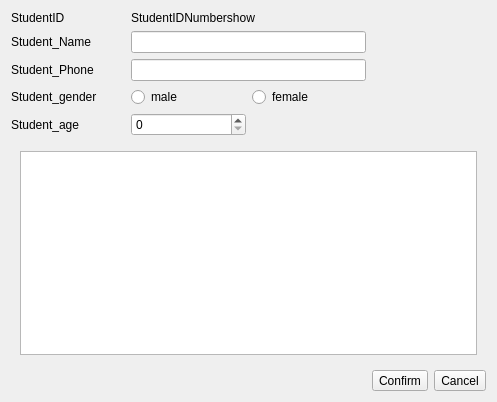
<?xml version="1.0" encoding="UTF-8"?>
<ui version="4.0">
 <class>Dialog</class>
 <widget class="QDialog" name="Dialog">
  <property name="geometry">
   <rect>
    <x>0</x>
    <y>0</y>
    <width>497</width>
    <height>402</height>
   </rect>
  </property>
  <property name="windowTitle">
   <string>Dialog</string>
  </property>
  <layout class="QGridLayout" name="gridLayout_3">
   <item row="0" column="0">
    <layout class="QGridLayout" name="gridLayout">
     <item row="0" column="0">
      <widget class="QLabel" name="labelStuID">
       <property name="text">
        <string>StudentID</string>
       </property>
      </widget>
     </item>
     <item row="0" column="1" colspan="2">
      <widget class="QLabel" name="labelStudentIDNumber">
       <property name="text">
        <string>StudentIDNumbershow</string>
       </property>
      </widget>
     </item>
     <item row="1" column="0">
      <widget class="QLabel" name="label_stu_name">
       <property name="text">
        <string>Student_Name</string>
       </property>
      </widget>
     </item>
     <item row="1" column="1" colspan="2">
      <widget class="QLineEdit" name="lineEdit_stu_name"/>
     </item>
     <item row="2" column="0">
      <widget class="QLabel" name="label_stu_phone">
       <property name="text">
        <string>Student_Phone</string>
       </property>
      </widget>
     </item>
     <item row="2" column="1" colspan="2">
      <widget class="QLineEdit" name="lineEdit_student_phone">
       <property name="inputMethodHints">
        <set>Qt::ImhFormattedNumbersOnly</set>
       </property>
      </widget>
     </item>
     <item row="3" column="0">
      <widget class="QLabel" name="label_stu_gender">
       <property name="text">
        <string>Student_gender</string>
       </property>
      </widget>
     </item>
     <item row="3" column="1">
      <widget class="QRadioButton" name="radioButton_stu_male">
       <property name="text">
        <string>male</string>
       </property>
      </widget>
     </item>
     <item row="3" column="2">
      <widget class="QRadioButton" name="radioButton_stu_female">
       <property name="text">
        <string>female</string>
       </property>
      </widget>
     </item>
     <item row="4" column="0">
      <widget class="QLabel" name="label_stu_age">
       <property name="text">
        <string>Student_age</string>
       </property>
      </widget>
     </item>
     <item row="4" column="1">
      <widget class="QSpinBox" name="spinBox_stu_age"/>
     </item>
    </layout>
   </item>
   <item row="1" column="0" colspan="3">
    <widget class="QWidget" name="widget" native="true">
     <layout class="QGridLayout" name="gridLayout_4">
      <item row="0" column="0">
       <layout class="QGridLayout" name="gridLayout_2">
        <item row="0" column="0">
         <widget class="QListView" name="listView"/>
        </item>
       </layout>
      </item>
     </layout>
    </widget>
   </item>
   <item row="2" column="0">
    <spacer name="horizontalSpacer">
     <property name="orientation">
      <enum>Qt::Horizontal</enum>
     </property>
     <property name="sizeHint" stdset="0">
      <size>
       <width>348</width>
       <height>20</height>
      </size>
     </property>
    </spacer>
   </item>
   <item row="2" column="1">
    <widget class="QToolButton" name="toolButtonConfirm">
     <property name="text">
      <string>Confirm</string>
     </property>
    </widget>
   </item>
   <item row="2" column="2">
    <widget class="QToolButton" name="toolButtonCancel">
     <property name="text">
      <string>Cancel</string>
     </property>
    </widget>
   </item>
  </layout>
  <zorder>toolButtonCancel</zorder>
  <zorder>horizontalSpacer</zorder>
  <zorder>widget</zorder>
 </widget>
 <resources/>
 <connections/>
</ui>
